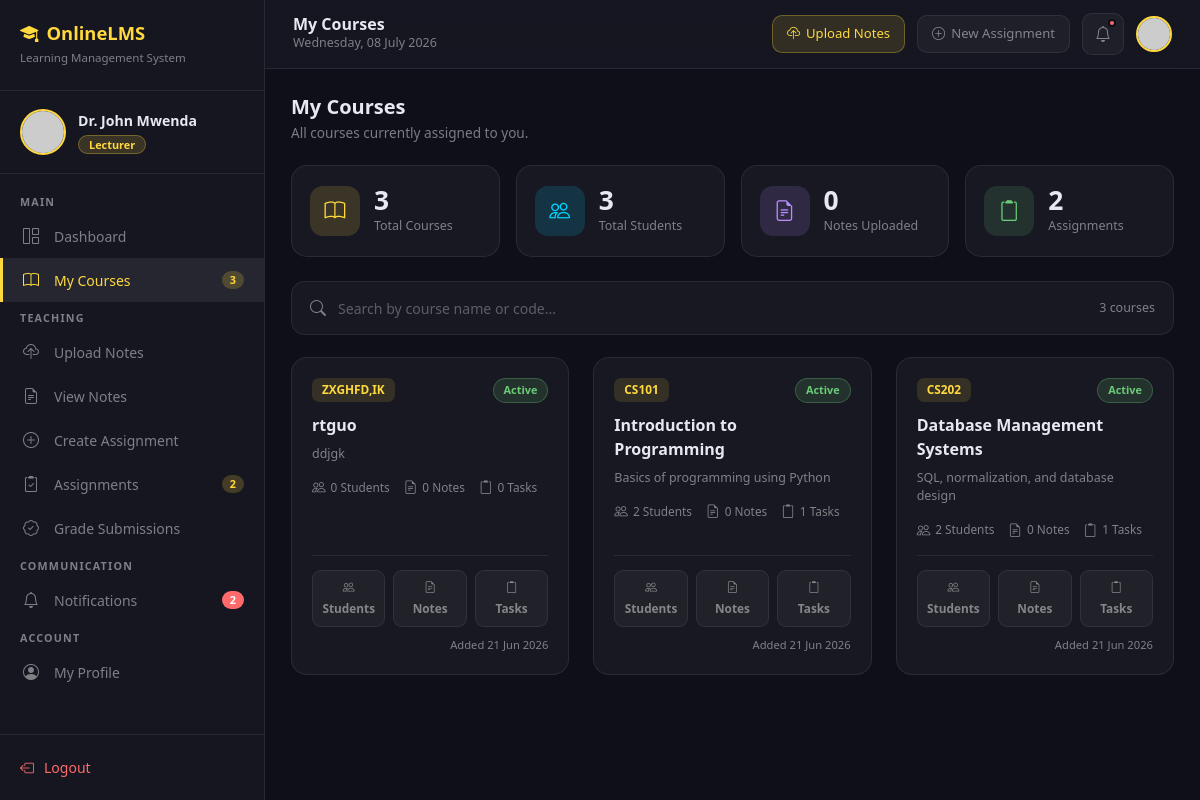
Screenshot of /lecturer/courses.php (signed in) with the database file from the repository.
### tables this page shows
CREATE TABLE `courses` (
  `id` int(11) NOT NULL,
  `course_code` varchar(20) NOT NULL,
  `course_name` varchar(150) NOT NULL,
  `description` text DEFAULT NULL,
  `lecturer_id` int(11) NOT NULL,
  `status` enum('active','inactive') DEFAULT 'active',
  `created_at` timestamp NOT NULL DEFAULT current_timestamp(),
  `updated_at` timestamp NOT NULL DEFAULT current_timestamp() ON UPDATE current_timestamp()
);

### lecturer/courses.php (the view, shortened to what this page needs)
<?php
require_once '../includes/db_connection.php';
$lecturer_id   = $_SESSION['user_id'];
$lecturer_name = $_SESSION['user_name'];
$lecturer = mysqli_fetch_assoc(
    mysqli_query($conn, "SELECT * FROM users WHERE id = '$lecturer_id'")
);
$courses_count = mysqli_fetch_assoc(
    mysqli_query($conn, "SELECT COUNT(*) as total FROM courses
                          WHERE lecturer_id = '$lecturer_id' AND status = 'active'")
)['total'];
$notes_count = mysqli_fetch_assoc(
    mysqli_query($conn, "SELECT COUNT(*) as total FROM notes
                          WHERE uploaded_by = '$lecturer_id' AND status = 'active'")
)['total'];
$assignments_count = mysqli_fetch_assoc(
    mysqli_query($conn, "SELECT COUNT(*) as total FROM assignments
                          WHERE created_by = '$lecturer_id' AND status = 'active'")
)['total'];
$notifications_count = mysqli_fetch_assoc(
    mysqli_query($conn, "SELECT COUNT(*) as total FROM notifications n
                          LEFT JOIN notification_reads nr ON n.id = nr.notification_id
                              AND nr.user_id = '$lecturer_id'
                          WHERE (n.target_role = 'lecturer' OR n.target_role = 'all')
                          AND nr.id IS NULL")
)['total'];
$students_count = mysqli_fetch_assoc(
    mysqli_query($conn, "SELECT COUNT(DISTINCT ce.student_id) as total
                          FROM course_enrollments ce
                          INNER JOIN courses c ON ce.course_id = c.id
                          WHERE c.lecturer_id = '$lecturer_id'
                          AND ce.status = 'enrolled'")
)['total'];
$courses_result = mysqli_query($conn,
    "SELECT c.*,
            (SELECT COUNT(*) FROM course_enrollments WHERE course_id = c.id AND status = 'enrolled') AS students,
            (SELECT COUNT(*) FROM notes WHERE course_id = c.id AND status = 'active') AS notes_count,
            (SELECT COUNT(*) FROM assignments WHERE course_id = c.id AND status = 'active') AS assign_count
     FROM courses c
     WHERE c.lecturer_id = '$lecturer_id'
     AND c.status = 'active'
     ORDER BY c.created_at DESC"
);
$total_courses_found = mysqli_num_rows($courses_result);
?>
<!DOCTYPE html>
<html lang="en">
<head>
    <link rel="stylesheet" href="https://cdn.jsdelivr.net/npm/bootstrap@5.3.0/dist/css/bootstrap.min.css">
    <link rel="stylesheet" href="https://cdn.jsdelivr.net/npm/bootstrap-icons@1.10.5/font/bootstrap-icons.css">
</head>
<body>
<aside class="sidebar" id="sidebar">
    <div class="sidebar-brand">
        <h5><i class="bi bi-mortarboard-fill me-2"></i>OnlineLMS</h5>
        <span>Learning Management System</span>
    </div>
    <div class="sidebar-profile">
        <img src="../uploads/profiles/<?= htmlspecialchars($lecturer['profile_picture'] ?? '') ?>"
             onerror="this.src='https://ui-avatars.com/api/?name=<?= urlencode($lecturer_name) ?>&background=ffd93d&color=1a1a2e&size=46'"
             alt="Profile">
        <div>
            <div class="name"><?= htmlspecialchars($lecturer_name) ?></div>
            <span class="role-badge">Lecturer</span>
        </div>
    </div>
    <nav class="sidebar-nav">
        <div class="nav-section">Main</div>
        <a href="dashboard.php">
            <i class="bi bi-grid-1x2"></i> Dashboard
        </a>
        <a href="courses.php" class="active">
            <i class="bi bi-book"></i> My Courses
            <?php if ($courses_count > 0): ?>
                <span class="nav-badge yellow"><?= $courses_count ?></span>
            <?php endif; ?>
        </a>
        <div class="nav-section">Teaching</div>
        <a href="upload_notes.php">
            <i class="bi bi-cloud-upload"></i> Upload Notes
        </a>
        <a href="view_notes.php">
            <i class="bi bi-file-earmark-text"></i> View Notes
        </a>
        <a href="create_assignment.php">
            <i class="bi bi-plus-circle"></i> Create Assignment
        </a>
        <a href="view_assignments.php">
            <i class="bi bi-clipboard2-check"></i> Assignments
            <?php if ($assignments_count > 0): ?>
                <span class="nav-badge yellow"><?= $assignments_count ?></span>
            <?php endif; ?>
        </a>
        <a href="grade_submissions.php">
            <i class="bi bi-patch-check"></i> Grade Submissions
        </a>
        <div class="nav-section">Communication</div>
        <a href="notifications.php">
            <i class="bi bi-bell"></i> Notifications
            <?php if ($notifications_count > 0): ?>
                <span class="nav-badge"><?= $notifications_count ?></span>
            <?php endif; ?>
        </a>
        <div class="nav-section">Account</div>
        <a href="profile.php">
            <i class="bi bi-person-circle"></i> My Profile
        </a>
    </nav>
    <div class="sidebar-footer">
        <a href="../logout.php"
           onclick="return confirm('Are you sure you want to logout?')">
            <i class="bi bi-box-arrow-left"></i> Logout
        </a>
    </div>
</aside>
<div class="main-content">
    <div class="topbar">
        <div class="d-flex align-items-center gap-3">
            <div class="topbar-left">
                <h6>My Courses</h6>
                <p><?= date('l, d F Y') ?></p>
            </div>
        </div>
        <div class="topbar-right">
            <a href="upload_notes.php" class="topbar-btn primary d-none d-md-flex">
                <i class="bi bi-cloud-upload"></i> Upload Notes
            </a>
            <a href="create_assignment.php" class="topbar-btn d-none d-md-flex">
                <i class="bi bi-plus-circle"></i> New Assignment
            </a>
            <a href="notifications.php" class="notif-btn">
                <i class="bi bi-bell"></i>
                <?php if ($notifications_count > 0): ?>
                    <span class="notif-dot"></span>
                <?php endif; ?>
            </a>
            <a href="profile.php" style="text-decoration:none;">
                <img src="../uploads/profiles/<?= htmlspecialchars($lecturer['profile_picture'] ?? '') ?>"
                     onerror="this.src='https://ui-avatars.com/api/?name=<?= urlencode($lecturer_name) ?>&background=ffd93d&color=1a1a2e&size=36'"
                     style="width:36px;height:36px;border-radius:50%;object-fit:cover;border:2px solid var(--accent);">
            </a>
        </div>
    </div>
    <div class="page-body">
        <div class="page-header">
            <div>
                <h4>My Courses</h4>
                <p>All courses currently assigned to you.</p>
            </div>
        </div>
        <div class="row g-3 mb-4">
            <div class="col-6 col-lg-3">
                <div class="stat-card">
                    <div class="stat-icon si-yellow"><i class="bi bi-book"></i></div>
                    <div class="stat-info">
                        <h3><?= $courses_count ?></h3>
                        <p>Total Courses</p>
                    </div>
                </div>
            </div>
            <div class="col-6 col-lg-3">
                <div class="stat-card">
                    <div class="stat-icon si-blue"><i class="bi bi-people"></i></div>
                    <div class="stat-info">
                        <h3><?= $students_count ?></h3>
                        <p>Total Students</p>
                    </div>
                </div>
            </div>
            <div class="col-6 col-lg-3">
                <div class="stat-card">
                    <div class="stat-icon si-purple"><i class="bi bi-file-earmark-text"></i></div>
                    <div class="stat-info">
                        <h3><?= $notes_count ?></h3>
                        <p>Notes Uploaded</p>
                    </div>
                </div>
            </div>
            <div class="col-6 col-lg-3">
                <div class="stat-card">
                    <div class="stat-icon si-green"><i class="bi bi-clipboard2"></i></div>
                    <div class="stat-info">
                        <h3><?= $assignments_count ?></h3>
                        <p>Assignments</p>
                    </div>
                </div>
            </div>
        </div>
        <div class="search-bar-wrap">
            <i class="bi bi-search"></i>
            <input type="text" id="courseSearch" placeholder="Search by course name or code...">
            <span class="search-count" id="searchCount"><?= $total_courses_found ?> course<?= $total_courses_found !== 1 ? 's' : '' ?></span>
        </div>
        <?php if ($total_courses_found > 0): ?>
            <div class="row g-4" id="courseGrid">
                <?php while ($course = mysqli_fetch_assoc($courses_result)): ?>
                    <?php
                        $course_id   = $course['id'];
                        $search_key  = strtolower($course['course_code'] . ' ' . $course['course_name']);
                    ?>
                    <div class="col-md-6 col-lg-4 course-card-wrap" data-search="<?= htmlspecialchars($search_key) ?>">
                        <div class="course-card">
                            <div class="course-card-top">
                                <span class="course-code-tag"><?= htmlspecialchars($course['course_code']) ?></span>
                                <span class="badge-glass bg-green">Active</span>
                            </div>
                            <div class="course-title"><?= htmlspecialchars($course['course_name']) ?></div>
                            <?php if (!empty($course['description'])): ?>
                                <div class="course-desc"><?= htmlspecialchars($course['description']) ?></div>
                            <?php endif; ?>
                            <div class="course-mini-stats">
                                <span><i class="bi bi-people"></i> <?= $course['students'] ?> Students</span>
                                <span><i class="bi bi-file-earmark-text"></i> <?= $course['notes_count'] ?> Notes</span>
                                <span><i class="bi bi-clipboard2"></i> <?= $course['assign_count'] ?> Tasks</span>
                            </div>
                            <div class="course-card-footer">
                                <a href="#" class="course-action-btn" data-bs-toggle="modal" data-bs-target="#studentsModal<?= $course_id ?>">
                                    <i class="bi bi-people d-block mb-1"></i> Students
                                </a>
                                <a href="view_notes.php?course_id=<?= $course_id ?>" class="course-action-btn">
                                    <i class="bi bi-file-earmark-text d-block mb-1"></i> Notes
                                </a>
                                <a href="view_assignments.php?course_id=<?= $course_id ?>" class="course-action-btn">
                                    <i class="bi bi-clipboard2 d-block mb-1"></i> Tasks
                                </a>
                            </div>
                            <div class="course-added-date">
                                Added <?= date('d M Y', strtotime($course['created_at'])) ?>
                            </div>
                        </div>
                    </div>
                <?php endwhile; ?>
            </div>
        <?php endif; ?>
    </div>
</div>
</body>
</html>

### rows the page displays
courses: course_code "ZXGHFD,IK", course_name "rtguo", description "ddjgk", students "0", notes_count "0", assign_count "0", created_at "21 Jun 2026"
courses: course_code "CS101", course_name "Introduction to Programming", description "Basics of programming using Python", students "2", notes_count "0", assign_count "1", created_at "21 Jun 2026"
courses: course_code "CS202", course_name "Database Management Systems", description "SQL, normalization, and database design", students "2", notes_count "0", assign_count "1", created_at "21 Jun 2026"

### other values shown
$lecturer_name "Dr. John Mwenda"
$courses_count "3"
$assignments_count "2"
$notifications_count "2"
$students_count "3"
$notes_count "0"
$total_courses_found "3"
